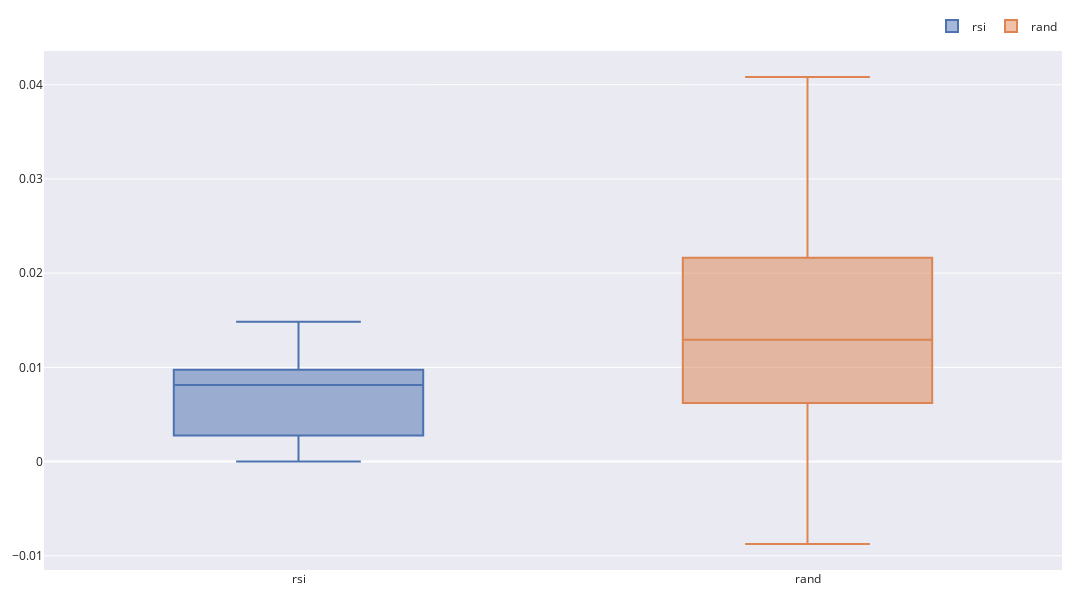

Source (notebook cell):
### Markdown cell above
### Reality Check

### Code cell
import pandas as pd
import vectorbt as vbt
import numpy as np
import datetime

now = datetime.datetime.now()
before = now - datetime.timedelta(days=3)

btc_price = vbt.YFData.download(
        "BTC-USD",
        missing_index="drop",
        interval="1m",
        start=before.timestamp(),
        end=now.timestamp()).get("Close")


btc_price, range_indexes = btc_price.vbt.range_split(n=100, range_len=1440)

# RSI SECTION
def optimize_rsi(close, window, entry, exit):
    rsi = vbt.IndicatorFactory.from_talib("RSI").run(close, timeperiod=window).real
    return rsi < entry, rsi > exit

rsi_ind = vbt.IndicatorFactory(
        class_name="optimizeRsi",
        short_name="rsi",
        input_names=["close"],
        param_names=["window","entry","exit"],
        output_names=["entries","exits"]
        ).from_apply_func(
                optimize_rsi,
                window=14,
                entry=30,
                exit=70)


step_size =10
entries = np.arange(10,45, step=step_size, dtype =int)
exits = np.arange(55,95, step=step_size, dtype =int)
windows = np.arange(10,45, step=step_size, dtype =int)

rsi_res = rsi_ind.run(
        btc_price,
        window=14,
        entry=20,
        exit=80,
        )

rsi_entries = rsi_res.entries
rsi_exits = rsi_res.exits

rsi_exits.iloc[-1, :] = True

rsi_pf = vbt.Portfolio.from_signals(btc_price, rsi_entries, rsi_exits, freq="1T")

rsi_tot_returns = rsi_pf.total_return()

def random_signal(close):
    return np.random.randint(0,2, size=close.shape)

rand_ind = vbt.IndicatorFactory(
        class_name="Random",
        short_name="rand",
        input_names=["close"],
        output_names=["signal"]
        ).from_apply_func(
                random_signal)



rand_res = rand_ind.run(
        btc_price
        )

rand_entries = rand_res.signal == 1
rand_exits = rand_res.signal == 0

rand_exits.iloc[-1, :] = True

rand_pf = vbt.Portfolio.from_signals(btc_price, rand_entries, rand_exits, freq="1T")

rand_tot_returns = rand_pf.total_return()


df = pd.DataFrame({
    "rsi":list(rsi_tot_returns),
    "rand":list(rand_tot_returns)
    })

print(df.median())

box = vbt.plotting.Box(
        data = df,
        trace_names=["rsi","rand"])

box.fig.show()

### Figure 1 — Plotly figure (JSON) as saved in the notebook; plotly's stock layout.template omitted (floating-point values rounded to 4 significant figures)
{"data": [{"name": "rsi", "showlegend": true, "type": "box", "uid": "384aa1e5-f619-410b-8558-0b0615bb3d04", "y": [0.002767, 0.002767, 0.002767, 0.002767, 0.002767, 0.002767, 0.001575, 0.002708, 0.002002, 0.002002, 0.002002, 0.002002, 0.002002, 0.002002, 0.002002, 0.002002, 0.002002, 0.002002, 0.002002, 0.002002, 0.002002, 0.002002, 0.002002, 0.002002, 1.995e-05, 0.002002, 0.003066, 0.004615, 0.008119, 0.008119, 0.008119, 0.008119, 0.008119, 0.008119, 0.008119, 0.008119, 0.008119, 0.009758, 0.009758, 0.007467, 0.009758, 0.009758, 0.009758, 0.009758, 0.009758, 0.009758, 0.009758, 0.009758, 0.009758, 0.009758, 0.009758, 0.009758, 0.009758, 0.009758, 0.009758, 0.009758, 0.009758, 0.009758, 0.009758, 0.009758, 0.009758, 0.01007, 0.01057, 0.01057, 0.01057, 0.01057, 0.01015, 0.01251, 0.006105, 0.006105, 0.006105, 0.006105, 0.006105, 0.006105, 0.006105, 0.006105, 0.006105, 0.006105, 0.006105, 0.006105, 0.006105, 0.01065, 0.01484, 0.01191, 0.01235, 0.01436, 0.01258, 0.01463, 0.01283, 0.01397, 0.009481, 0.01413, 0.01371, 0.009472, 0.008997, 0.01178, 0.01103, 0.009449, 0.004778, 0.004985]}, {"name": "rand", "showlegend": true, "type": "box", "uid": "a070acad-f96f-4bd6-84e3-471010f2150a", "y": [0.01085, 0.005872, 0.003206, 0.01137, 0.01457, 0.005459, 0.009519, 0.01295, 0.00678, 0.005453, 0.01025, 0.006055, 0.0026, 0.00897, 0.002174, 0.005112, 0.005834, 0.006362, -0.0005546, -0.001746, 0.01424, 0.01062, 0.001289, 0.001836, 0.0101, 0.008387, 0.002205, 0.01531, 0.005925, 0.008512, -0.008755, 0.007277, 0.01316, 0.01234, 0.01477, 0.009531, 0.01003, 0.00119, 0.00352, 0.006373, 0.0005, 0.01935, 0.022, 0.007788, 0.005711, 0.02298, 0.03224, 0.006573, 0.02398, 0.01739, 0.02923, 0.006698, 0.02095, 0.02539, 0.02838, 0.007414, 0.04082, 0.022, 0.008053, 0.01289, 0.03184, 0.003995, 0.01365, 0.02328, 0.02662, 0.03039, 0.01627, 0.03154, 0.02127, 0.02719, 0.01661, 0.0224, 0.0189, 0.02126, 0.02051, 0.0197, 0.03037, 0.03596, 0.01625, 0.02043, 0.0241, 0.03191, 0.006036, 0.01472, 0.02781, 0.03242, 0.01388, 0.0284, 0.01058, 0.02914, 0.02009, 0.03926, 0.00691, 0.001391, 0.02058, 0.0001116, 0.01052, 0.02095, 0.001444, 0.01584]}], "layout": {"height": 600, "legend": {"orientation": "h", "traceorder": "normal", "x": 1, "xanchor": "right", "y": 1.02, "yanchor": "bottom"}, "margin": {"b": 30, "l": 30, "r": 30, "t": 30}, "width": 1200}}
